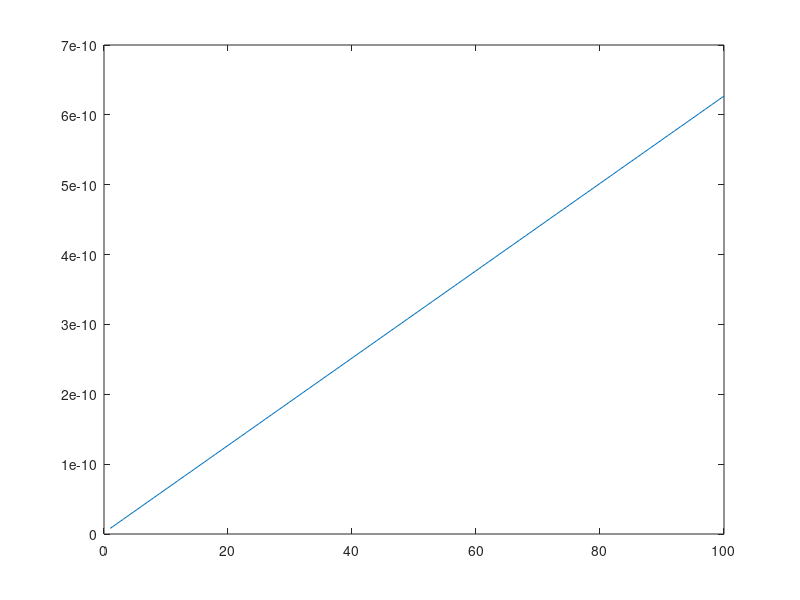

This chart was generated by the following MATLAB code:

%Variables fijas
k=9e9;
v=0.69;
const1=79;%3 variables pre establecidas
%Variables cambian
r1=0.01; %La app tiene que permitir cambiar este, el radio interior
r2=0.02; %La app tiene que permitir cambiar este, el radio exterior
long= 0.1; %Longitud del capacitor tambien se tiene que pedir
lg=(log(r2)-log(r1));

ld=[0];
la=[0.1];
y1=[];
x=1:1:100;

for i = (1:1:100)
    y1(i)=(const1*((ld(i)/(2*(k)*(lg)))))+((la(i)/(2*(k)*(lg))));
    ld(i+1)=ld(i)+(long/100);
    la(i+1)=((la(i))-(long/100));
end

plot(x,y1)






